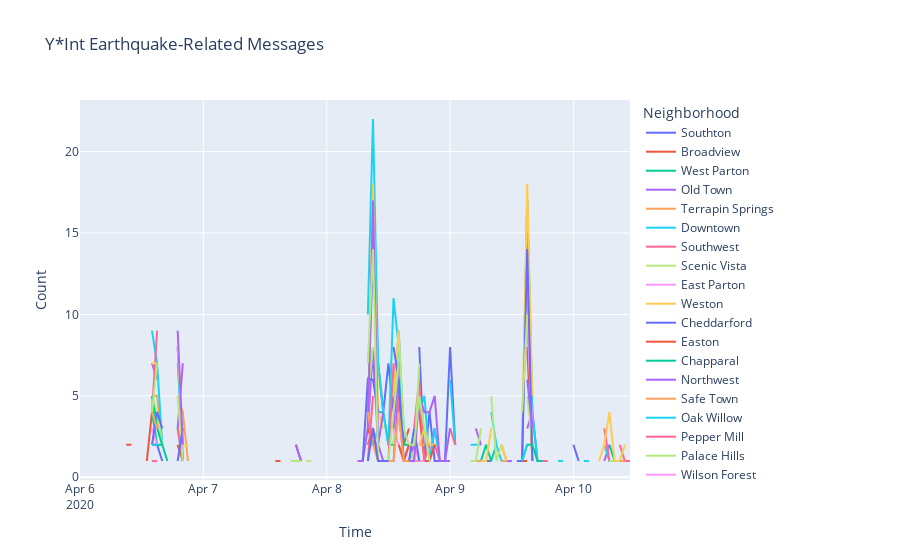

The cell this chart's notebook holds for it:
### Markdown cell above
The following plot can be used to allocate resources by neighborhood, depending on which have the highest number of earthquake messages. It also outputs a csv that saves all relevant messages for further deep dives by city officials.

### Code cell
# Plot frequency of messaging from neighborhoods over time
def plot_messages_over_time(df, title):
    fig = go.Figure()
    # plot all classifications as different lines
    for i in range(0, len(neighborhoods)):
        # filter for specific classification
        expr = df['location'] == neighborhoods[i]
        fig.add_trace(go.Scatter(
            x=df[expr]['hour'],
            y=df[expr]['count'],
            name=neighborhoods[i],
            connectgaps=False,
            mode='lines')
        )
        
    fig.update_layout(
        title_text=title,
        xaxis_title="Time",
        yaxis_title="Count",
        legend_title="Neighborhood")
    
    fig.show()

def create_neighborhood_grouped_count_plot(df, title):
    grouped_df = create_message_counts(df)
    fig_df = fill_df_nas(grouped_df, 'hour', 'location', neighborhoods)
    plot_messages_over_time(fig_df, title)

def fill_df_nas(df, time_col, group_col, group_arr):
    """
    Expands dataframe to include all x-axis values for every group, and
    fills dataframes with NAs when there are no observations for the specified group.
    
    Modified function that includes NA values for all time points within range from min-max times observed.
    
    Useful for Plotly graphs in mode='lines+markers'
    :param: df: dataframe of interest
    :param: time_col: string name of column that contains time variable (or generally, the x variable)
    :param: group_col: string name of column that contains the groups to plot over different traces
    :param: group_arr: list or numpy array of all unique observations in df['group_col']
    """
    # Sort by time for graphing
    df = df.sort_values(by=[time_col])
    # Get series time range between min and max time points
    time_range = pd.date_range(df[time_col].min(), df[time_col].max(), freq='H')
    
    df_series = pd.Series(np.tile(group_arr, len(time_range)))
    df_idx_series = time_range \
        .repeat(len(group_arr))
    new_df = pd.DataFrame({time_col: df_idx_series,
                          group_col: df_series})
    df_with_nas = pd.merge(new_df, df, on=[time_col, group_col], how='left')
    return df_with_nas
    
# Round times to the hour (to be grouped for plotting)
def create_message_counts(df):
    df['hour'] = df['time'].dt.floor('h')
    # Create count aggregate of classification appearances over time
    grouped_df = df.groupby(['location', 'hour']).size().reset_index(name='count')
    return grouped_df

# Get list of neighborhoods being used in Yint dataset
neighborhoods = df['location'].unique()
alert_topics = ['quake', 'quaking', 'aftershock', 'shake', 'shaking', 'outage', 'sewage', 'fire']
alert_df = get_topic_df(df, alert_topics)
alert_df.to_csv('../additional_data/yint_alerts.csv', index=False) 
create_neighborhood_grouped_count_plot(alert_df, 'Y*Int Earthquake-Related Messages')
